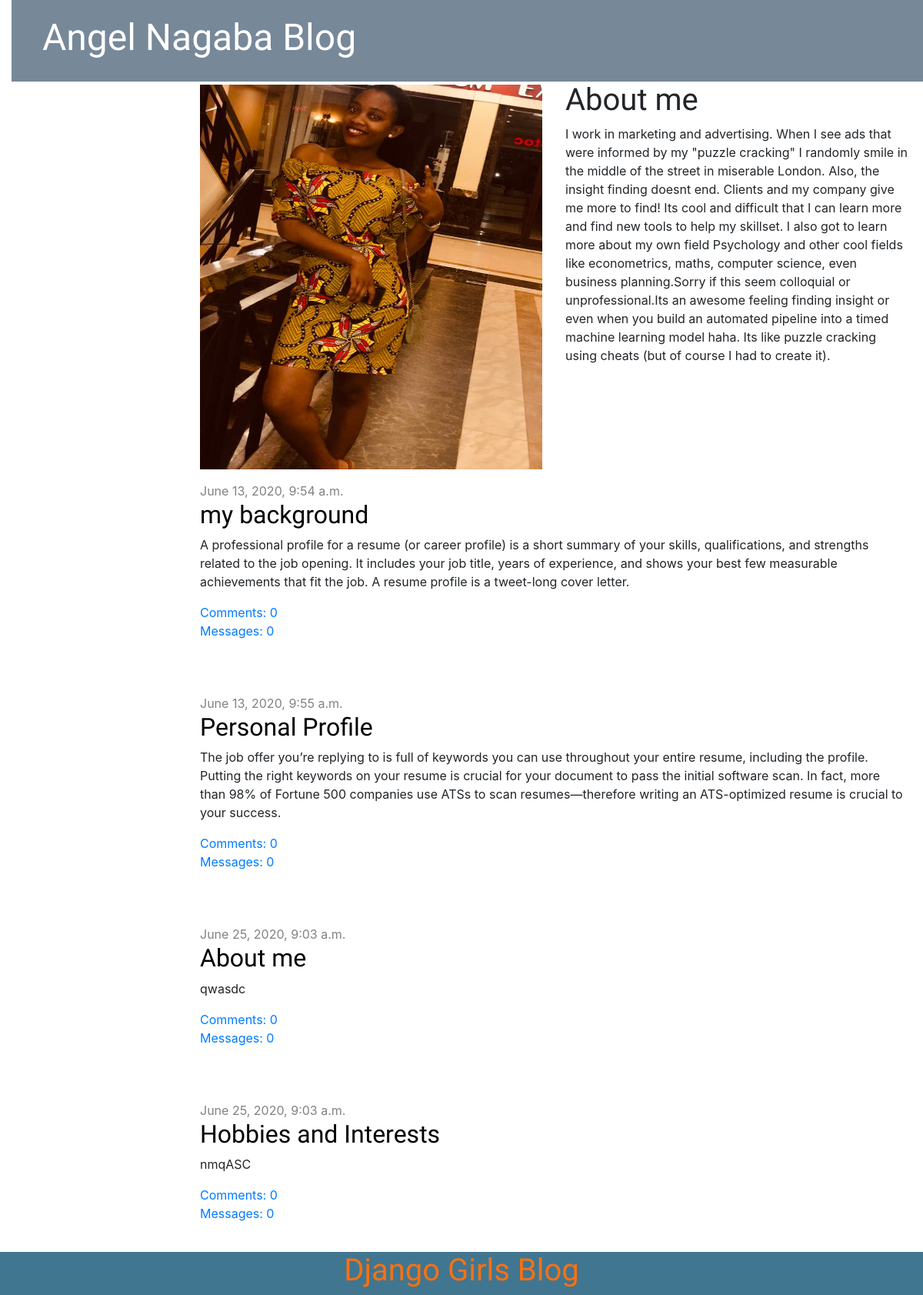
The app's page /, older data.
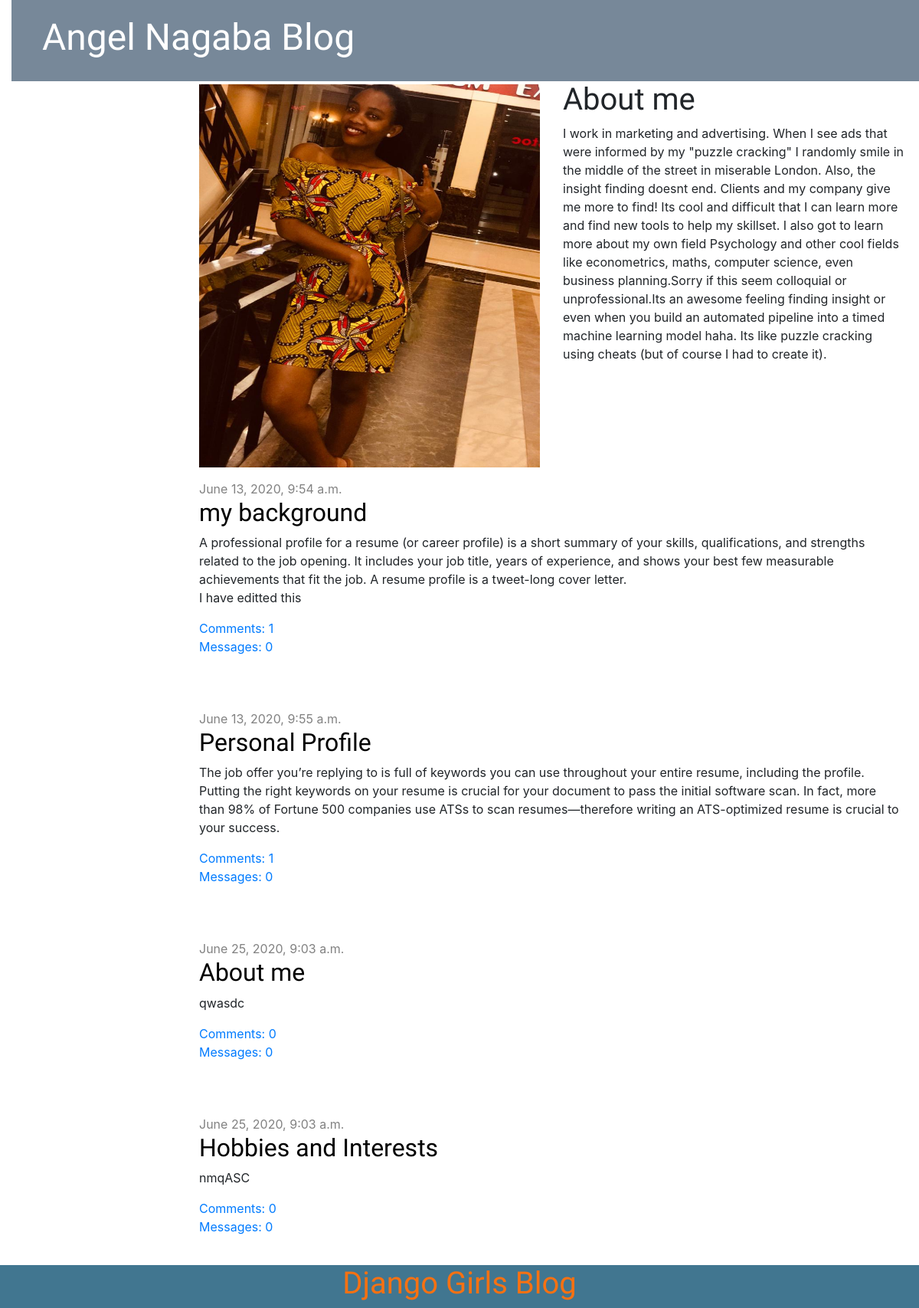
The same page, newer data.
### blog/models.py (models this page shows, shortened)
class Post(models.Model):
    author = models.ForeignKey(settings.AUTH_USER_MODEL, on_delete=models.CASCADE)
    title = models.CharField(max_length=200)
    text = models.TextField()
    created_date = models.DateTimeField(default=timezone.now)
    published_date = models.DateTimeField(blank=True, null=True)
    def approved_comments(self):
        return self.comments.filter(approved_comment=True)

### blog/views.py (the view)
# urls.py: path('', views.post_list, name='post_list'),
def post_list(request):
    posts = Post.objects.filter(published_date__lte=timezone.now()).order_by('published_date')
    return render(request, 'blog/post_list.html', {'posts': posts})

### blog/templates/blog/post_list.html
{% extends 'blog/base.html' %}
{% load static %}
{% block content %}
<div class="row">
    <div class="col-md-6">
       <p class="mt-1"> <img src="{% static 'images/angel.jpg'  %}" height=500 width="100%"/></p>
    </div>
    <div class="col-md-6">
        <h1>About me</h1>
        <p>
            I work in marketing and advertising. When I see ads that were informed by my "puzzle cracking" I randomly smile in the middle of the street in miserable London. Also, the insight finding doesnt end. Clients and my company give me more to find! Its cool and difficult that I can learn more and find new tools to help my skillset. I also got to learn more about my own field Psychology and other cool fields like econometrics, maths, computer science, even business planning.Sorry if this seem colloquial or unprofessional.Its an awesome feeling finding insight or even when you build an automated pipeline into a timed machine learning model haha. Its like puzzle cracking using cheats (but of course I had to create it).
        </p>
    </div>
</div>
    {% for post in posts %}
        <div class="post">
            <div class="date">
                {{ post.published_date }}
            </div>
            <h2><a href="{% url 'post_detail' pk=post.pk %}">{{ post.title }}</a></h2>
            <p>{{ post.text|linebreaksbr }}</p>
            <a href="{% url 'post_detail' pk=post.pk %}">Comments: {{ post.comments.count }}</a><br>
            <a href="{% url 'post_detail' pk=post.pk %}">Messages: {{ post.approved_comments.count }}</a>
        </div>
    {% endfor %}
{% endblock %}

Row changes from the older to the newer data that the page shows:
changed Post "my background": text "…a tweet-long cover letter." → "…a tweet-long cover letter. I have editted this"; comments.count "0" → "1"
computed for Post "Personal Profile": comments.count "0" → "1"
